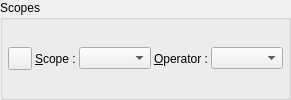
    <widget class="QGroupBox" name="gbScopes" >
     <property name="title" >
      <string>Scopes</string>
     </property>
     <layout class="QHBoxLayout" >
      <property name="spacing" >
       <number>3</number>
      </property>
      <property name="leftMargin" >
       <number>5</number>
      </property>
      <property name="topMargin" >
       <number>5</number>
      </property>
      <property name="rightMargin" >
       <number>5</number>
      </property>
      <property name="bottomMargin" >
       <number>5</number>
      </property>
      <item>
       <widget class="QToolButton" name="tbUndo" >
        <property name="toolTip" >
         <string>Undo last current scope/operator settings if possible</string>
        </property>
        <property name="icon" >
         <iconset resource="../resources/QMake.qrc" >:/icons/icons/clear.png</iconset>
        </property>
       </widget>
      </item>
      <item>
       <widget class="QLabel" name="lScope" >
        <property name="text" >
         <string>&amp;Scope :</string>
        </property>
        <property name="buddy" >
         <cstring>cbScopes</cstring>
        </property>
       </widget>
      </item>
      <item>
       <widget class="QComboBox" name="cbScopes" >
        <property name="sizePolicy" >
         <sizepolicy vsizetype="Fixed" hsizetype="Expanding" >
          <horstretch>0</horstretch>
          <verstretch>0</verstretch>
         </sizepolicy>
        </property>
       </widget>
      </item>
      <item>
       <spacer>
        <property name="orientation" >
         <enum>Qt::Horizontal</enum>
        </property>
        <property name="sizeType" >
         <enum>QSizePolicy::Maximum</enum>
        </property>
        <property name="sizeHint" >
         <size>
          <width>0</width>
          <height>25</height>
         </size>
        </property>
       </spacer>
      </item>
      <item>
       <widget class="QLabel" name="lOperator" >
        <property name="text" >
         <string>&amp;Operator :</string>
        </property>
        <property name="buddy" >
         <cstring>cbOperators</cstring>
        </property>
       </widget>
      </item>
      <item>
       <widget class="QComboBox" name="cbOperators" />
      </item>
     </layout>
    </widget>
